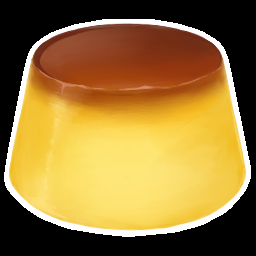
%> input picture Εργασία_2/CV_2-TRANSFORMATIONS/pudding.png, 256 x 256 px
$ octave sheared_animation_fixed.m   (GNU Octave 9; MATLAB toolbox functions it lacks are replaced by stand-ins)
%> lines starting %> are read from the running program, lines starting %| are printed output that depends on the picture
### Εργασία_2/transformations/shearImage.m
% applies horizontal or vertical shear to an image
function transformedImage = shearImage(image, parameters)

    shearX = parameters.shearX;
    shearY = parameters.shearY;

    % create shear affine matrix
    transformMatrix = [1 shearX 0; shearY 1 0; 0 0 1];
    transform = affine2d(transformMatrix);

    % apply transformation while keeping original image size
    R = imref2d(size(image));  % keeps size constant for animation
    transformedImage = imwarp(image, transform, 'OutputView', R);

end

### Εργασία_2/transformations/translateImage.m
% function to translate an image by given parameters in x and y directions
function transformedImage = translateImage(image, parameters)
    % extract translation parameters
    translateX = parameters.translateX;
    translateY = parameters.translateY;

    % translation matrix
    transformMatrix = [1 0 0; 0 1 0; translateX translateY 1];

    % apply  transformation
    transform = affine2d(transformMatrix);
    outputRef = imref2d(size(image) * 2);
    transformedImage = imwarp(image, transform, 'OutputView', outputRef);

    %plotTitle = displayDetails('translate', parameters, size(image), size(transformedImage));
    %displayImages(image, transformedImage, plotTitle,'translate');
end

### Εργασία_2/part4/sheared_animation_fixed.m
%% Horizontal shearing with fixed base

clear; close all; clc;


addpath('../transformations');

I = imread('../CV_2-TRANSFORMATIONS/pudding.png');
%> I is the input picture: size 256x256x3 uint8; mean R, G, B 148.5, 116.5, 55.3
[H, W, C] = size(I);  % Get height, width, and number of channels
%> H = 256; W = 256; C = 3

% Parameters for animation
numFrames = 20;       % Number of frames in the animation
shearMax = 0.3;       % Maximum horizontal shear
videoFrames = zeros(H, W, C, numFrames, 'like', I);  % Preallocate video frames

% Create animation with fixed base
for k = 1:numFrames
    % Compute horizontal shear for current frame
    shearX = shearMax * sin(2*pi*k/numFrames);
    params.shearX = shearX;
    params.shearY = 0; % Only horizontal shear

    % Apply horizontal shear to the image
    shearedImage = shearImage(I, params);

    % Compute translation to keep the bottom row fixed
    params.translateX = -shearX * (H - 1); % Shift horizontally to fix the base
    params.translateY = 0;                  % No vertical translation

    % Apply translation to the sheared image
    fixedBaseImage = translateImage(shearedImage, params);

    % Crop or resize to original size
    R = imref2d([H W]);
    videoFrames(:, :, :, k) = imwarp(fixedBaseImage, affine2d(eye(3)), 'OutputView', R);
end
%> this loop made 20 passes
%> pass 1, in shearImage, `transformedImage = imwarp(image, transform, 'OutputView', R);`:
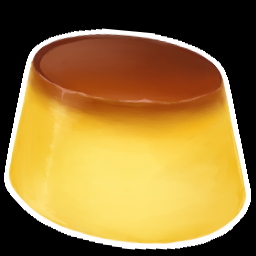
%> transformedImage: size 256x256x3 uint8; mean R, G, B 148.5, 116.5, 55.3; mean of the top-left, top-right, bottom-left and bottom-right quarters 72.2, 55.9, 144.6, 154.4
%> pass 1, in translateImage, `transformedImage = imwarp(image, transform, 'OutputView', outputRef);`:
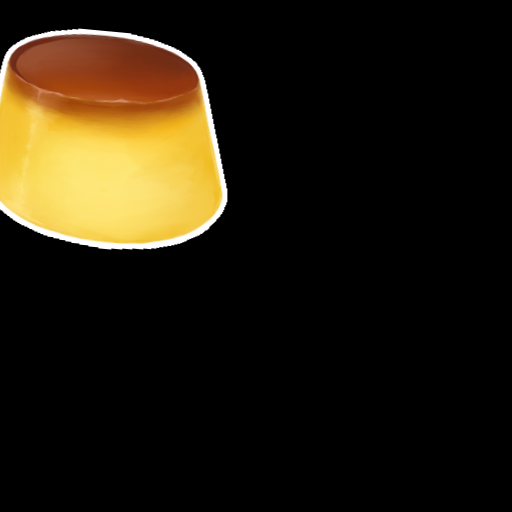
%> transformedImage: size 512x512x3 uint8; mean R, G, B 35.7, 27.9, 13
%> pass 2, in shearImage (call 2), `transformedImage = imwarp(image, transform, 'OutputView', R);`:
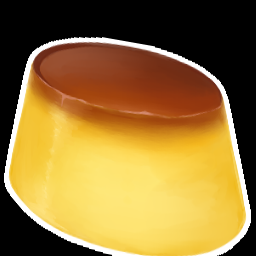
%> transformedImage: size 256x256x3 uint8; mean R, G, B 146.5, 114.6, 53.5
%> pass 2, in translateImage (call 2), `transformedImage = imwarp(image, transform, 'OutputView', outputRef);`:
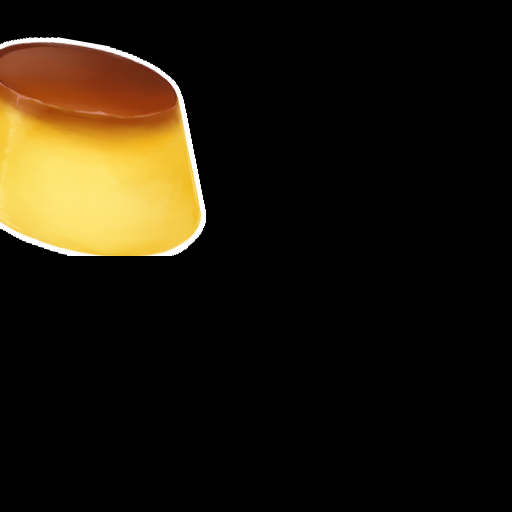
%> transformedImage: size 512x512x3 uint8; mean R, G, B 32.1, 24.8, 11.4
%> after the loop, params = {shearX -7.35e-17, shearY 0, translateX 1.87e-14, translateY 0}


implay(videoFrames);

v = VideoWriter('sheared_pudding_fixed.avi');
open(v);
writeVideo(v, videoFrames);
close(v);

$ run again, with Εργασία_2/CV_2-TRANSFORMATIONS/windmill.png copied over Εργασία_2/CV_2-TRANSFORMATIONS/pudding.png
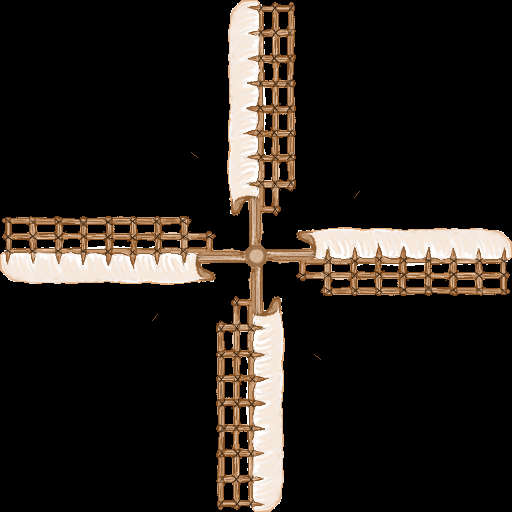
%> input picture Εργασία_2/CV_2-TRANSFORMATIONS/windmill.png, 512 x 512 px
%> I is the input picture: size 512x512x3 uint8; mean R, G, B 37.1, 31.6, 26.7
%> the loop `for k = 1:numFrames` made 20 passes
%> pass 1, in translateImage, `transformedImage = imwarp(image, transform, 'OutputView', outputRef);`:
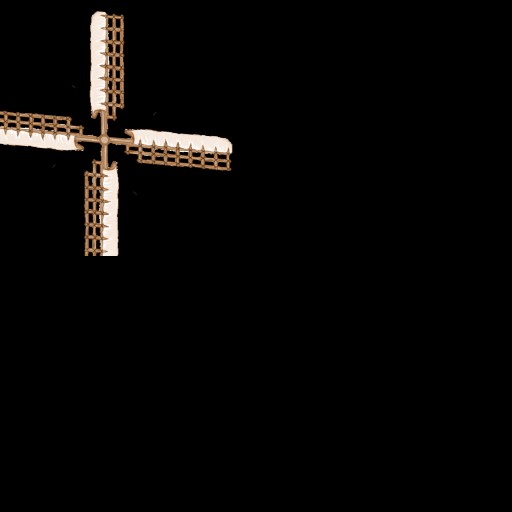
%> transformedImage: size 1024x1024x3 uint8 (shown at 1/2 size); mean R, G, B 8.6, 7.3, 6.2
%> pass 2, in translateImage (call 2), `transformedImage = imwarp(image, transform, 'OutputView', outputRef);`:
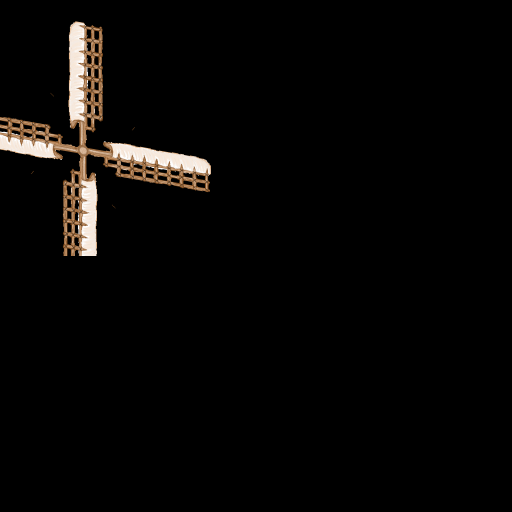
%> transformedImage: size 1024x1024x3 uint8 (shown at 1/2 size); mean R, G, B 7.9, 6.7, 5.6
%> after the loop `for k = 1:numFrames`: params = {shearX -7.35e-17, shearY 0, translateX 3.75e-14, translateY 0}
